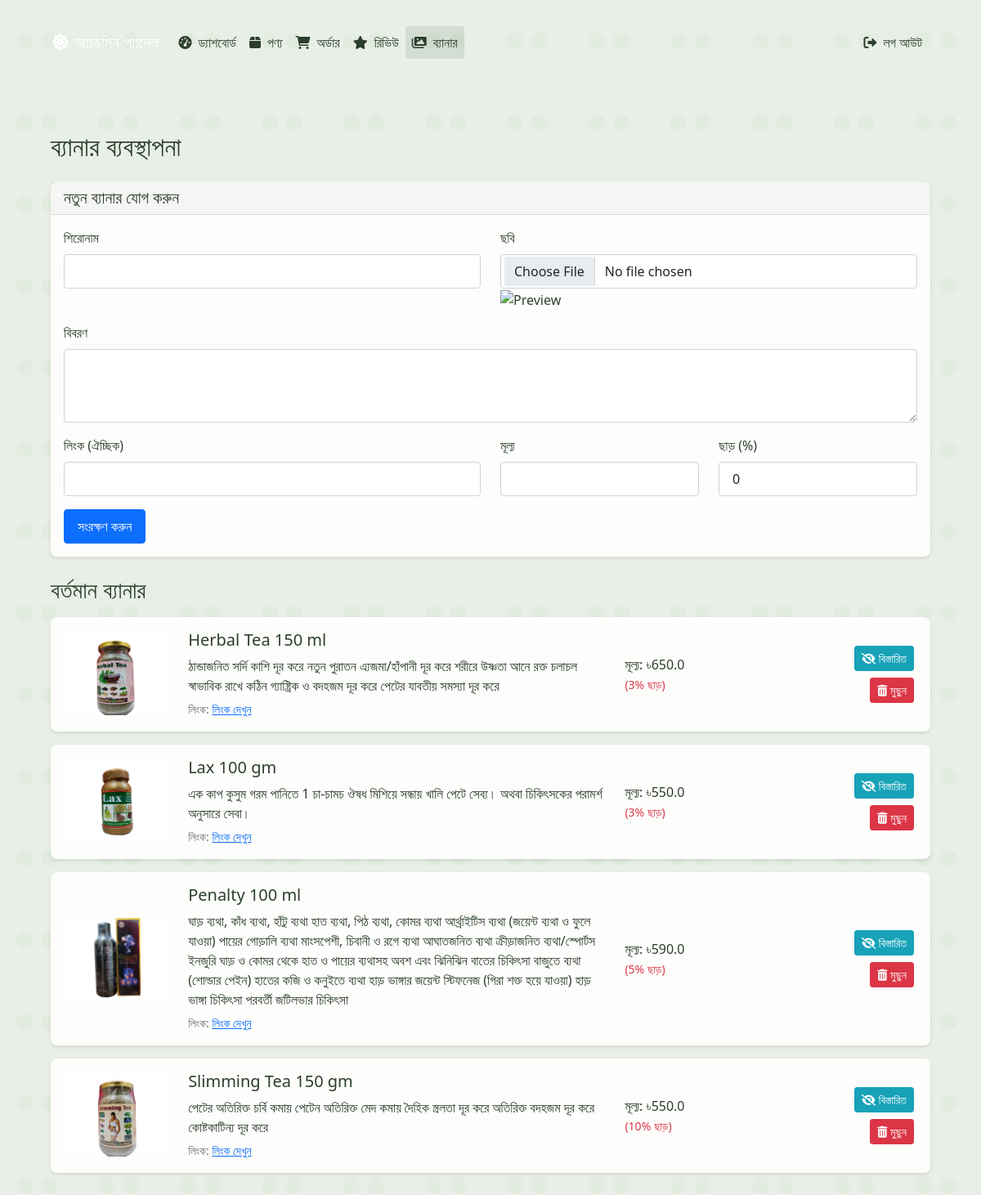
/admin/banners (signed in), run on the app's committed database.
### app.py (models this page shows)
class Banner(db.Model):
    id = db.Column(db.Integer, primary_key=True)
    title = db.Column(db.String(100), nullable=False)
    description = db.Column(db.Text)
    image = db.Column(db.String(255), nullable=False)
    link = db.Column(db.String(255))
    price = db.Column(db.Float, default=0)
    discount = db.Column(db.Integer, default=0)
    is_active = db.Column(db.Boolean, default=True)
    created_at = db.Column(db.DateTime, default=datetime.utcnow)

### app.py (the view)
@app.route('/admin/banners')
@login_required
def admin_banners():
    banners = Banner.query.all()
    return render_template('admin_banners.html', banners=banners)

### app.py (called while the page is built)
@login_manager.user_loader
def load_user(user_id):
    return User.query.get(int(user_id))

@app.context_processor
def inject_current_time():
    return {'current_time': datetime.now().strftime('%Y-%m-%d %H:%M:%S')}

### templates/admin_banners.html (shortened to what this page needs)
{% extends "admin_base.html" %}
{% block admin_content %}
<div class="row">
    <div class="col-md-12">
        <h2 class="mb-4">ব্যানার ব্যবস্থাপনা</h2>
        <div class="card mb-4">
            <div class="card-header">
                <h5 class="mb-0">নতুন ব্যানার যোগ করুন</h5>
            </div>
            <div class="card-body">
                <form action="{{ url_for('add_banner') }}" method="POST" enctype="multipart/form-data">
                    <div class="row">
                        <div class="col-md-6 mb-3">
                            <label for="title" class="form-label">শিরোনাম</label>
                            <input type="text" class="form-control" id="title" name="title" required>
                        </div>
                        <div class="col-md-6 mb-3">
                            <label for="image" class="form-label">ছবি</label>
                            <input type="file" class="form-control" id="image" name="image" accept="image/*" required onchange="previewImage(this)">
                            <img id="imagePreview" class="preview-image" alt="Preview">
                        </div>
                    </div>
                    <div class="mb-3">
                        <label for="description" class="form-label">বিবরণ</label>
                        <textarea class="form-control" id="description" name="description" rows="3"></textarea>
                    </div>
                    <div class="row">
                        <div class="col-md-6 mb-3">
                            <label for="link" class="form-label">লিংক (ঐচ্ছিক)</label>
                            <input type="url" class="form-control" id="link" name="link">
                        </div>
                        <div class="col-md-3 mb-3">
                            <label for="price" class="form-label">মূল্য</label>
                            <input type="number" class="form-control" id="price" name="price" step="0.01" required>
                        </div>
                        <div class="col-md-3 mb-3">
                            <label for="discount" class="form-label">ছাড় (%)</label>
                            <input type="number" class="form-control" id="discount" name="discount" min="0" max="100" value="0">
                        </div>
                    </div>
                    <button type="submit" class="btn btn-primary">সংরক্ষণ করুন</button>
                </form>
            </div>
        </div>
        <h3 class="mb-3">বর্তমান ব্যানার</h3>
        {% for banner in banners %}
        <div class="card mb-3">
            <div class="card-body">
                <div class="banner-list-item">
                    <div class="d-flex align-items-center">
                        <img src="{{ url_for('static', filename='uploads/banners/' + banner.image) }}" class="banner-image" alt="{{ banner.title }}">
                        <div class="banner-content flex-grow-1">
                            <div class="row align-items-center">
                                <div class="col-md-7">
                                    <h5>{{ banner.title }}</h5>
                                    <p class="mb-1">{{ banner.description }}</p>
                                    {% if banner.link %}
                                    <small class="text-muted">লিংক: <a href="{{ banner.link }}" target="_blank">লিংক দেখুন</a></small>
                                    {% endif %}
                                </div>
                                <div class="col-md-3">
                                    <p class="mb-0">মূল্য: ৳{{ banner.price }}</p>
                                    {% if banner.discount > 0 %}
                                    <small class="text-danger">({{ banner.discount }}% ছাড়)</small>
                                    {% endif %}
                                </div>
                                <div class="col-md-2 text-end">
                                    <a href="{{ url_for('toggle_banner', id=banner.id) }}" class="btn btn-info btn-sm mb-2">
                                        <i class="fas fa-eye{{ '-slash' if banner.is_active else '' }}"></i> বিস্তারিত
                                    </a>
                                    <form action="{{ url_for('delete_banner', id=banner.id) }}" method="POST" class="d-inline">
                                        <button type="submit" class="btn btn-danger btn-sm" onclick="return confirm('আপনি কি নিশ্চিত যে আপনি এই ব্যানারটি মুছে ফেলতে চান?')">
                                            <i class="fas fa-trash-alt"></i> মুছুন
                                        </button>
                                    </form>
                                </div>
                            </div>
                        </div>
                    </div>
                </div>
            </div>
        </div>
        {% endfor %}
    </div>
</div>
{% endblock %}

### templates/base.html (style rules this page uses)
:root { --primary-bg: #E8EFE6; --footer-bg: #D8E6D5; --text-dark: #2C3E2D; --card-bg: rgba(255, 255, 255, 0.9); --header-text-bg: #D8E6D5; --mobile-padding: 1rem; --desktop-padding: 2rem; }
html { font-size: 16px; }
body { background-color: var(--primary-bg); color: var(--text-dark); min-height: 100vh; display: flex; flex-direction: column; overflow-x: hidden; }
.card { margin-bottom: 1rem; background-color: var(--card-bg); border: none; box-shadow: 0 2px 4px rgba(0,0,0,0.1); transition: transform 0.3s ease; }
img { max-width: 100%; height: auto; }
.form-control, .btn { font-size: 1rem; padding: 0.5rem 1rem; }

### templates/admin_banners.html (style rules this page uses)
.card { border-radius: 8px; box-shadow: 0 2px 4px rgba(0,0,0,0.1); margin-bottom: 1rem; }
.banner-list-item { width: 100%; }
.banner-image { width: 150px; height: 100px; object-fit: cover; border-radius: 4px; margin-right: 1.5rem; }
.banner-content { width: 100%; }
.btn-sm { padding: 0.25rem 0.5rem; font-size: 0.875rem; margin: 0 0.25rem; }
.btn-info { background-color: #17a2b8; border-color: #17a2b8; color: white; }
.btn-danger { background-color: #dc3545; border-color: #dc3545; }

### data on the page
Banner: image (picture), title "Herbal Tea 150 ml", description "ঠান্ডাজনিত সর্দি কাশি দূর করে নতুন পুরাতন এ্যজমা/হাঁপানী দূর করে শরীরে উষ্ণতা আনে রক্ত চলাচল স্বাভাবিক রাখে কঠিন গ্যাষ্ট্রিক ও বদহজম দূর করে পেটের যাবতীয় সমস্যা দূর করে", price "650.0", discount "3", is_active True (drawn)
Banner: image (picture), title "Lax 100 gm", description "এক কাপ কুসুম গরম পানিতে 1 চা-চামচ ঔষধ মিশিয়ে সন্ধায় খালি পেটে সেব্য। অথবা চিকিৎসকের পরামর্শ অনুসারে সেবা।", price "550.0", discount "3", is_active True (drawn)
Banner: image (picture), title "Penalty 100 ml", description "ঘাড় ব্যথা, কাঁধ ব্যথা, হাঁটু ব্যথা হাত ব্যথা, পিঠ ব্যথা, কোমর ব্যথা আর্থ্রাইটিস ব্যথা (জয়েন্ট ব্যথা ও ফুলে যাওয়া) পায়ের গোড়ালি ব্যথা মাংসপেশী, চিবানী ও রগে ব্যথা আঘাতজনিত ব্যথা ক্রীড়াজনিত ব্যথা/স্পোর্টস ইনজুরি ঘাড় ও কোমর থেকে হাত ও পায়ের ব্যথাসহ অবশ এবং ঝিনিঝিন বাতের চিকিৎসা বাজুতে ব্যথা (শোল্ডার পেইন) হাতের কজি ও কনুইতে ব্যথা হাড় ভাঙ্গার জয়েন্ট স্টিফনেজ (গিরা শক্ত হয়ে যাওয়া) হাড় ভাঙ্গা চিকিৎসা পরবর্তী জটিলভার চিকিৎসা", price "590.0", discount "5", is_active True (drawn)
Banner: image (picture), title "Slimming Tea 150 gm", description "পেটের অতিরিক্ত চর্বি কমায় পেটেন অতিরিক্ত মেদ কমায় দৈহিক স্ত্রলতা দূর করে অতিরিক্ত বদহজম দূর করে কোষ্টকাটিন্য দূর করে", price "550.0", discount "10", is_active True (drawn)
